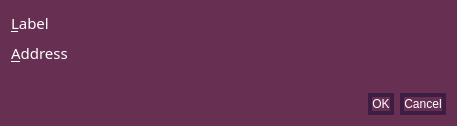
<?xml version="1.0" encoding="UTF-8"?>
<ui version="4.0">
 <class>EditAddressDialog</class>
 <widget class="QDialog" name="EditAddressDialog">
  <property name="geometry">
   <rect>
    <x>0</x>
    <y>0</y>
    <width>457</width>
    <height>126</height>
   </rect>
  </property>
  <property name="font">
   <font>
    <family>Gill Sans MT</family>
    <pointsize>11</pointsize>
   </font>
  </property>
  <property name="windowTitle">
   <string>Edit Address</string>
  </property>
  <property name="styleSheet">
   <string notr="true">background-color: rgb(103, 47, 82);
color: rgb(255, 255, 255);</string>
  </property>
  <layout class="QVBoxLayout" name="verticalLayout">
   <item>
    <layout class="QFormLayout" name="formLayout">
     <property name="fieldGrowthPolicy">
      <enum>QFormLayout::AllNonFixedFieldsGrow</enum>
     </property>
     <item row="0" column="0">
      <widget class="QLabel" name="label">
       <property name="styleSheet">
        <string notr="true">
QToolTip {
     color: white;
     font-size:9pt;font-family:'Gill Sans MT';
     border: 4px solid ;
     border-radius: 13px;
     opacity: 700;
     border-color: rgb(89,38,68);
     background-color: rgb(62,29,67);
 }</string>
       </property>
       <property name="text">
        <string>&amp;Label</string>
       </property>
       <property name="buddy">
        <cstring>labelEdit</cstring>
       </property>
      </widget>
     </item>
     <item row="0" column="1">
      <widget class="QLineEdit" name="labelEdit">
       <property name="toolTip">
        <string>The label associated with this address book entry</string>
       </property>
       <property name="styleSheet">
        <string notr="true">QLineEdit {
background-color: rgb(103, 47, 82);
border-color:rgb(255,255,255);
border-width: 2px;
color: rgb(255, 255, 255);
}
QToolTip {
     color: white;
     font-size:9pt;font-family:'Gill Sans MT';
     border: 4px solid ;
     border-radius: 13px;
     opacity: 700;
     border-color: rgb(89,38,68);
     background-color: rgb(62,29,67);
 }</string>
       </property>
       <property name="frame">
        <bool>false</bool>
       </property>
      </widget>
     </item>
     <item row="1" column="0">
      <widget class="QLabel" name="label_2">
       <property name="styleSheet">
        <string notr="true">
QToolTip {
     color: white;
     font-size:9pt;font-family:'Gill Sans MT';
     border: 4px solid ;
     border-radius: 13px;
     opacity: 700;
     border-color: rgb(89,38,68);
     background-color: rgb(62,29,67);
 }</string>
       </property>
       <property name="text">
        <string>&amp;Address</string>
       </property>
       <property name="buddy">
        <cstring>addressEdit</cstring>
       </property>
      </widget>
     </item>
     <item row="1" column="1">
      <widget class="QLineEdit" name="addressEdit">
       <property name="toolTip">
        <string>The address associated with this address book entry. This can only be modified for sending addresses.</string>
       </property>
       <property name="styleSheet">
        <string notr="true">QLineEdit {
background-color: rgb(103, 47, 82);
border-color:rgb(255,255,255);
border-width: 2px;
color: rgb(255, 255, 255);
}
QToolTip {
     color: white;
     font-size:9pt;font-family:'Gill Sans MT';
     border: 4px solid ;
     border-radius: 13px;
     opacity: 700;
     border-color: rgb(89,38,68);
     background-color: rgb(62,29,67);
 }</string>
       </property>
       <property name="frame">
        <bool>false</bool>
       </property>
      </widget>
     </item>
    </layout>
   </item>
   <item>
    <widget class="QDialogButtonBox" name="buttonBox">
     <property name="styleSheet">
      <string notr="true">QPushButton{
border: 4px solid;
border-radius: 13px;
border-color: rgb(62,29,67);}</string>
     </property>
     <property name="orientation">
      <enum>Qt::Horizontal</enum>
     </property>
     <property name="standardButtons">
      <set>QDialogButtonBox::Cancel|QDialogButtonBox::Ok</set>
     </property>
    </widget>
   </item>
  </layout>
 </widget>
 <resources/>
 <connections>
  <connection>
   <sender>buttonBox</sender>
   <signal>accepted()</signal>
   <receiver>EditAddressDialog</receiver>
   <slot>accept()</slot>
   <hints>
    <hint type="sourcelabel">
     <x>248</x>
     <y>254</y>
    </hint>
    <hint type="destinationlabel">
     <x>157</x>
     <y>274</y>
    </hint>
   </hints>
  </connection>
  <connection>
   <sender>buttonBox</sender>
   <signal>rejected()</signal>
   <receiver>EditAddressDialog</receiver>
   <slot>reject()</slot>
   <hints>
    <hint type="sourcelabel">
     <x>316</x>
     <y>260</y>
    </hint>
    <hint type="destinationlabel">
     <x>286</x>
     <y>274</y>
    </hint>
   </hints>
  </connection>
 </connections>
</ui>
